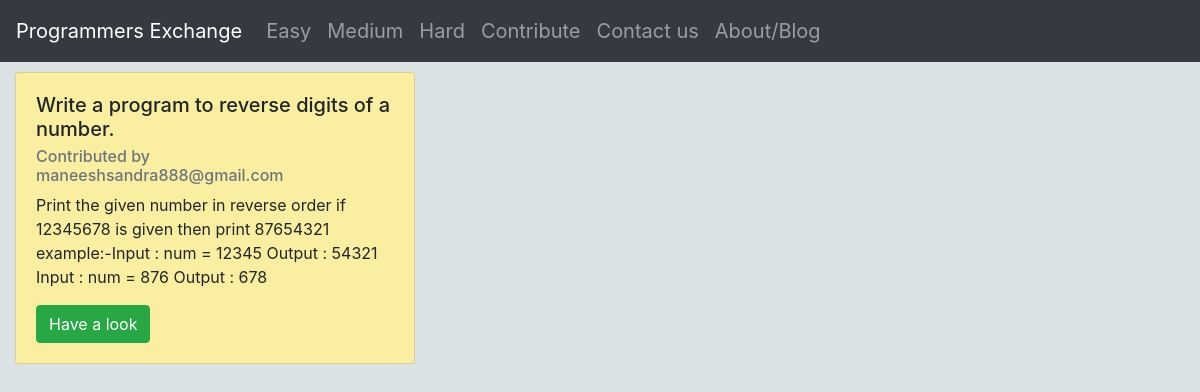
The app's page /easy with its own data.
### PE/models.py (models this page shows, shortened)
class Problem(models.Model):
    id=models.AutoField(primary_key=True)
    name=models.CharField(max_length=30)
    title=models.CharField(max_length=200)
    difficulty=models.CharField(max_length=10)
    description=models.TextField()
    solution=models.TextField()
    code=models.TextField()

### PE/views.py (the view)
class Easy(generic.ListView):
    template_name='easy.html'
    def get_queryset(self):
        return Problem.objects.filter(difficulty='easy')

### templates/easy.html (shortened to what this page needs)
{% include 'app.html' %}
<head>
    <link href="//maxcdn.bootstrapcdn.com/bootstrap/4.1.1/css/bootstrap.min.css" rel="stylesheet" id="bootstrap-css">
  </head>
  <body style="width: 100%; height:100%; overflow-x:hidden;background-color: #dae2e3;">
      {% block content %}
      <div class="row">
      {% for i in object_list %}
               <div class="column">
                <div class="card" style="width: 25em; margin:10px 0px 0px 30px;background-color: #faefa0;">
                    <div class="card-body">
                      <h5 class="card-title">{{i.title}}</h5>
                      <h6 class="card-subtitle mb-2 text-muted">Contributed by {{i.name}}</h6>
                      <p class="card-text">{{i.description}}</p>
                      <a href="{% url 'detail' i.id%}"><input class="btn btn-success" type="submit" value="Have a look"></a>
                    </div>
                  </div>
                </div>
    {%endfor%}
      {%endblock %}
</body>

### records on screen
Problem: title "Write a program to reverse digits of a number.", name "maneeshsandra888@gmail.com", description "Print the given number in reverse order if 12345678 is given then print 87654321 example:-Input : num = 12345 Output : 54321 Input : num = 876 Output : 678"
